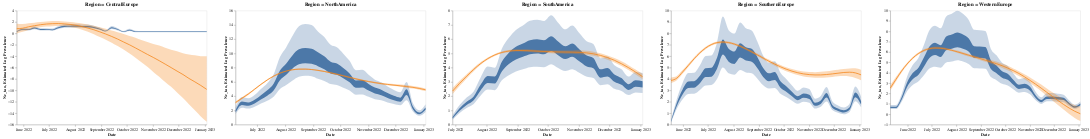

The cell this chart's notebook holds for it:
### Code cell
alt.concat(*(
    alt.layer(ne_plot, case_prev_plot, title=f"Region = {val}").transform_filter(alt.datum.region == val).resolve_scale(y='shared')
    for val in combined_ne_prev_df.region.unique() if val != np.nan
))

### Figure 1 — Vega-Lite specification as saved in the notebook (floating-point values rounded to 4 significant figures; data arrays with more than 128 entries replaced by an {"elided": "..."} marker saying what was removed)
{"config": {"view": {"continuousWidth": 400, "continuousHeight": 300}}, "concat": [{"layer": [{"layer": [{"mark": {"type": "area", "interpolate": "monotone"}, "encoding": {"x": {"axis": {"format": "%B %Y", "grid": false, "title": "Date"}, "field": "date", "type": "temporal"}, "y": {"axis": {"grid": false, "title": "Ne_tao"}, "field": "lower_hpd_log_50", "type": "quantitative"}, "y2": {"field": "upper_hpd_log_50"}}, "height": 300, "width": 500}, {"mark": {"type": "area", "interpolate": "monotone", "opacity": 0.3}, "encoding": {"x": {"axis": {"grid": false, "title": "Date"}, "field": "date", "type": "temporal"}, "y": {"field": "lower_hpd_log_95", "type": "quantitative"}, "y2": {"field": "upper_hpd_log_95"}}, "height": 300, "width": 500}]}, {"layer": [{"mark": {"type": "area", "color": "#f58518", "interpolate": "monotone", "opacity": 0.3}, "encoding": {"x": {"axis": {"format": "%B %Y", "grid": false, "title": "Date"}, "field": "date", "type": "temporal"}, "y": {"axis": {"grid": false, "title": "Estimated Log Prevalence"}, "field": "log_lower_95", "type": "quantitative"}, "y2": {"field": "log_upper_95"}}, "height": 300, "width": 500}, {"mark": {"type": "line", "color": "#f58518", "interpolate": "monotone", "opacity": 1}, "encoding": {"x": {"axis": {"grid": false, "title": "Date"}, "field": "date", "type": "temporal"}, "y": {"axis": {"grid": false, "title": ""}, "field": "log_median", "type": "quantitative"}}, "height": 300, "width": 500}]}], "resolve": {"scale": {"y": "shared"}}, "title": "Region = CentralEurope", "transform": [{"filter": "(datum.region === 'CentralEurope')"}]}, {"layer": [{"layer": [{"mark": {"type": "area", "interpolate": "monotone"}, "encoding": {"x": {"axis": {"format": "%B %Y", "grid": false, "title": "Date"}, "field": "date", "type": "temporal"}, "y": {"axis": {"grid": false, "title": "Ne_tao"}, "field": "lower_hpd_log_50", "type": "quantitative"}, "y2": {"field": "upper_hpd_log_50"}}, "height": 300, "width": 500}, {"mark": {"type": "area", "interpolate": "monotone", "opacity": 0.3}, "encoding": {"x": {"axis": {"grid": false, "title": "Date"}, "field": "date", "type": "temporal"}, "y": {"field": "lower_hpd_log_95", "type": "quantitative"}, "y2": {"field": "upper_hpd_log_95"}}, "height": 300, "width": 500}]}, {"layer": [{"mark": {"type": "area", "color": "#f58518", "interpolate": "monotone", "opacity": 0.3}, "encoding": {"x": {"axis": {"format": "%B %Y", "grid": false, "title": "Date"}, "field": "date", "type": "temporal"}, "y": {"axis": {"grid": false, "title": "Estimated Log Prevalence"}, "field": "log_lower_95", "type": "quantitative"}, "y2": {"field": "log_upper_95"}}, "height": 300, "width": 500}, {"mark": {"type": "line", "color": "#f58518", "interpolate": "monotone", "opacity": 1}, "encoding": {"x": {"axis": {"grid": false, "title": "Date"}, "field": "date", "type": "temporal"}, "y": {"axis": {"grid": false, "title": ""}, "field": "log_median", "type": "quantitative"}}, "height": 300, "width": 500}]}], "resolve": {"scale": {"y": "shared"}}, "title": "Region = NorthAmerica", "transform": [{"filter": "(datum.region === 'NorthAmerica')"}]}, {"layer": [{"layer": [{"mark": {"type": "area", "interpolate": "monotone"}, "encoding": {"x": {"axis": {"format": "%B %Y", "grid": false, "title": "Date"}, "field": "date", "type": "temporal"}, "y": {"axis": {"grid": false, "title": "Ne_tao"}, "field": "lower_hpd_log_50", "type": "quantitative"}, "y2": {"field": "upper_hpd_log_50"}}, "height": 300, "width": 500}, {"mark": {"type": "area", "interpolate": "monotone", "opacity": 0.3}, "encoding": {"x": {"axis": {"grid": false, "title": "Date"}, "field": "date", "type": "temporal"}, "y": {"field": "lower_hpd_log_95", "type": "quantitative"}, "y2": {"field": "upper_hpd_log_95"}}, "height": 300, "width": 500}]}, {"layer": [{"mark": {"type": "area", "color": "#f58518", "interpolate": "monotone", "opacity": 0.3}, "encoding": {"x": {"axis": {"format": "%B %Y", "grid": false, "title": "Date"}, "field": "date", "type": "temporal"}, "y": {"axis": {"grid": false, "title": "Estimated Log Prevalence"}, "field": "log_lower_95", "type": "quantitative"}, "y2": {"field": "log_upper_95"}}, "height": 300, "width": 500}, {"mark": {"type": "line", "color": "#f58518", "interpolate": "monotone", "opacity": 1}, "encoding": {"x": {"axis": {"grid": false, "title": "Date"}, "field": "date", "type": "temporal"}, "y": {"axis": {"grid": false, "title": ""}, "field": "log_median", "type": "quantitative"}}, "height": 300, "width": 500}]}], "resolve": {"scale": {"y": "shared"}}, "title": "Region = SouthAmerica", "transform": [{"filter": "(datum.region === 'SouthAmerica')"}]}, {"layer": [{"layer": [{"mark": {"type": "area", "interpolate": "monotone"}, "encoding": {"x": {"axis": {"format": "%B %Y", "grid": false, "title": "Date"}, "field": "date", "type": "temporal"}, "y": {"axis": {"grid": false, "title": "Ne_tao"}, "field": "lower_hpd_log_50", "type": "quantitative"}, "y2": {"field": "upper_hpd_log_50"}}, "height": 300, "width": 500}, {"mark": {"type": "area", "interpolate": "monotone", "opacity": 0.3}, "encoding": {"x": {"axis": {"grid": false, "title": "Date"}, "field": "date", "type": "temporal"}, "y": {"field": "lower_hpd_log_95", "type": "quantitative"}, "y2": {"field": "upper_hpd_log_95"}}, "height": 300, "width": 500}]}, {"layer": [{"mark": {"type": "area", "color": "#f58518", "interpolate": "monotone", "opacity": 0.3}, "encoding": {"x": {"axis": {"format": "%B %Y", "grid": false, "title": "Date"}, "field": "date", "type": "temporal"}, "y": {"axis": {"grid": false, "title": "Estimated Log Prevalence"}, "field": "log_lower_95", "type": "quantitative"}, "y2": {"field": "log_upper_95"}}, "height": 300, "width": 500}, {"mark": {"type": "line", "color": "#f58518", "interpolate": "monotone", "opacity": 1}, "encoding": {"x": {"axis": {"grid": false, "title": "Date"}, "field": "date", "type": "temporal"}, "y": {"axis": {"grid": false, "title": ""}, "field": "log_median", "type": "quantitative"}}, "height": 300, "width": 500}]}], "resolve": {"scale": {"y": "shared"}}, "title": "Region = SouthernEurope", "transform": [{"filter": "(datum.region === 'SouthernEurope')"}]}, {"layer": [{"layer": [{"mark": {"type": "area", "interpolate": "monotone"}, "encoding": {"x": {"axis": {"format": "%B %Y", "grid": false, "title": "Date"}, "field": "date", "type": "temporal"}, "y": {"axis": {"grid": false, "title": "Ne_tao"}, "field": "lower_hpd_log_50", "type": "quantitative"}, "y2": {"field": "upper_hpd_log_50"}}, "height": 300, "width": 500}, {"mark": {"type": "area", "interpolate": "monotone", "opacity": 0.3}, "encoding": {"x": {"axis": {"grid": false, "title": "Date"}, "field": "date", "type": "temporal"}, "y": {"field": "lower_hpd_log_95", "type": "quantitative"}, "y2": {"field": "upper_hpd_log_95"}}, "height": 300, "width": 500}]}, {"layer": [{"mark": {"type": "area", "color": "#f58518", "interpolate": "monotone", "opacity": 0.3}, "encoding": {"x": {"axis": {"format": "%B %Y", "grid": false, "title": "Date"}, "field": "date", "type": "temporal"}, "y": {"axis": {"grid": false, "title": "Estimated Log Prevalence"}, "field": "log_lower_95", "type": "quantitative"}, "y2": {"field": "log_upper_95"}}, "height": 300, "width": 500}, {"mark": {"type": "line", "color": "#f58518", "interpolate": "monotone", "opacity": 1}, "encoding": {"x": {"axis": {"grid": false, "title": "Date"}, "field": "date", "type": "temporal"}, "y": {"axis": {"grid": false, "title": ""}, "field": "log_median", "type": "quantitative"}}, "height": 300, "width": 500}]}], "resolve": {"scale": {"y": "shared"}}, "title": "Region = WesternEurope", "transform": [{"filter": "(datum.region === 'WesternEurope')"}]}], "data": {"name": "data-4f32771eb1b6840fa18cd60e8f337ad8"}, "$schema": "https://vega.github.io/schema/vega-lite/v4.17.0.json", "datasets": {"data-4f32771eb1b6840fa18cd60e8f337ad8": {"elided": "161 records"}}}
